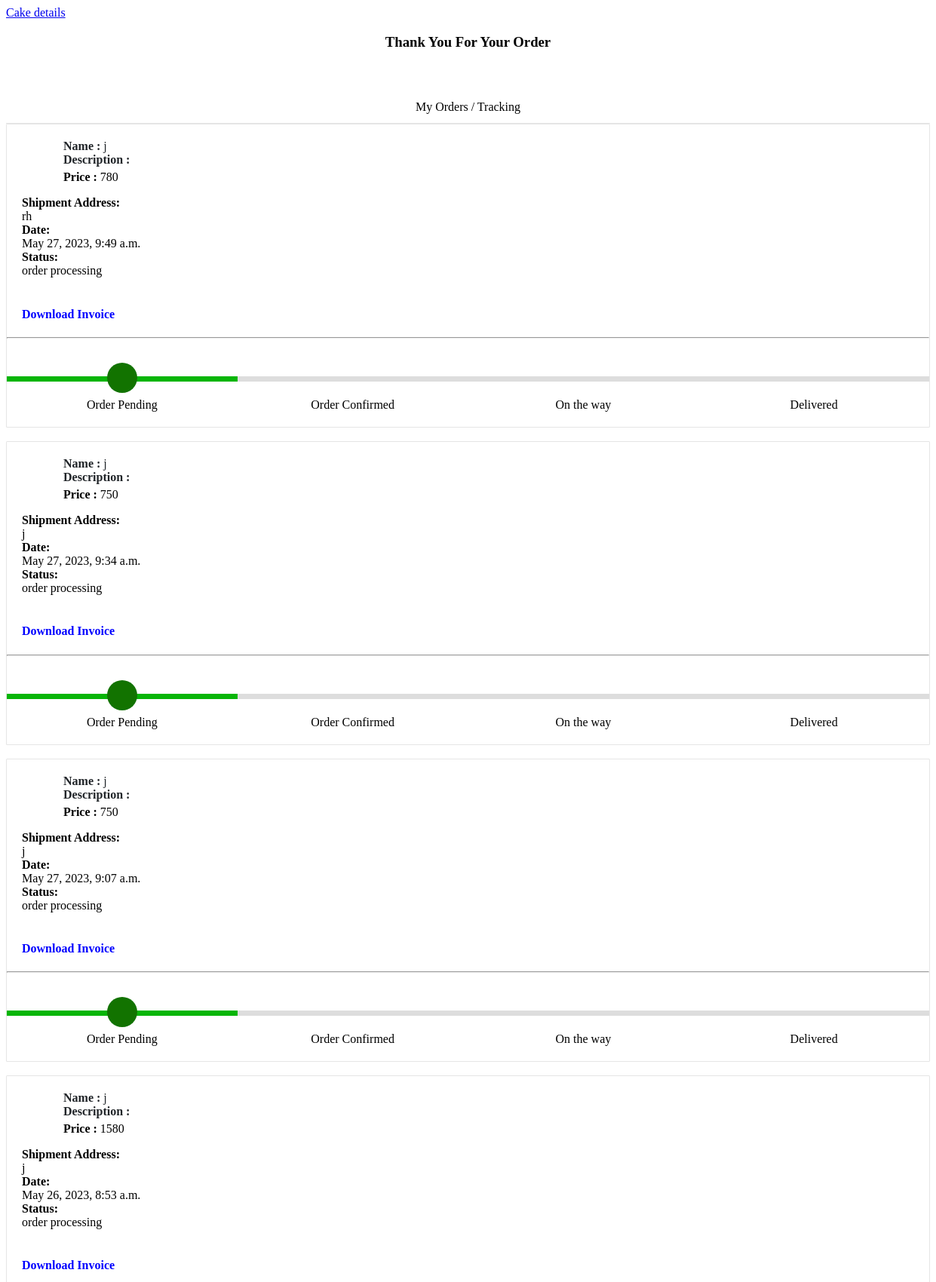
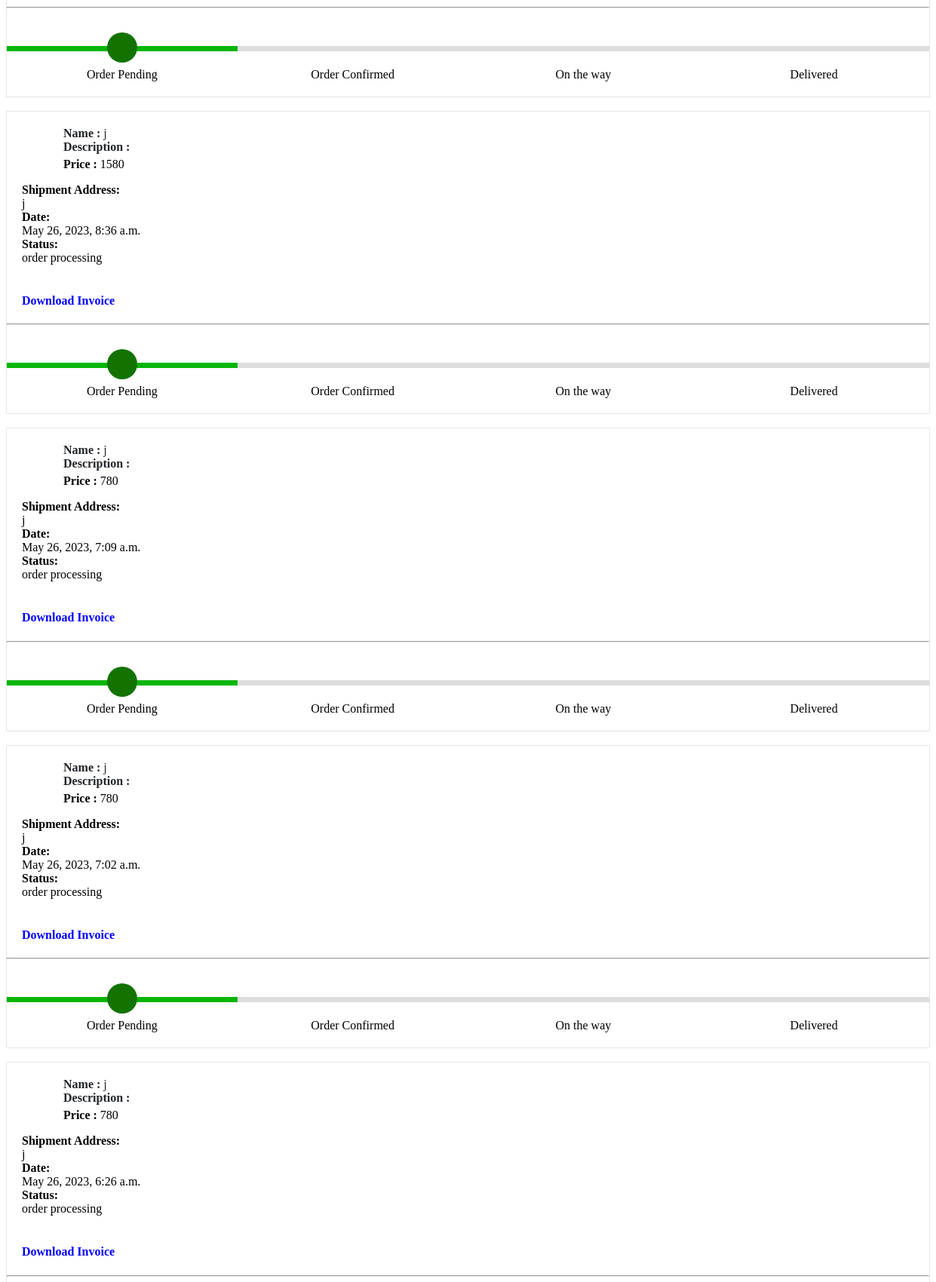
Page /user_order_status (signed in, upper part) on the committed database (2 pictures, top to bottom).
### cakebooking/devas/models.py (models this page shows)
class registration(models.Model):
    user_id = models.IntegerField(primary_key=True)
    fname = models.CharField(max_length=90)
    lname = models.CharField(max_length=90)
    contact = models.IntegerField()
    address = models.CharField(max_length=100)
    pin = models.IntegerField()
    email = models.CharField(max_length=40)
    passwd = models.CharField(max_length=40)
    confirmpasswd= models.CharField(max_length=40)
    def __str__(self):
        return self.fname

class Orders(models.Model):
    cart = models.ForeignKey(cart, on_delete=models.CASCADE)
    customer = models.ForeignKey(registration, on_delete=models.CASCADE)
    total = models.PositiveIntegerField()
    order_status = models.CharField(max_length=50, choices=ORDER_STATUS)
    created_at = models.DateTimeField(auto_now_add=True)
    address = models.CharField(max_length=100, default="ssss")
    mobile  = models.CharField(max_length=50, default="45678")

### cakebooking/devas/views.py (the view)
# urls.py: path('user_order_status', views.user_order_status),
def user_order_status(request):
    up = registration.objects.get(email=request.session['user_name'])
    u = registration.objects.filter(email=request.session['user_name'])
    print(up.email)
    user_d = Orders.objects.filter(customer=up).order_by('-id')
    for i in user_d:
        print(i.customer)
        print(i.total)
    context = {'order_status': user_d, 'uname': u}
    return render(request, './devas/user_order_status.html', context)

### cakebooking/devas/templates/devas/user_order_status.html (shortened to what this page needs)
{%load static%}
<html>
    <body>
<section id="services" class="services section-bg">
<a href="user_cake_details">Cake details</a>
<br>
    {% for x in uname %}
<h3 style="text-align:center;">Thank You For Your Order  <strong>{{ x.name }}</strong> </h3> <br><br>
    {% endfor %}
<div class="container">
    <header class="card-header" style="text-align:center;"> My Orders / Tracking </header>
    {% for x in order_status %}
    <article class="card">
        <div class="card-body">
            <ul class="row" style="margin-left:20px;margin-top:20px;">
                <li class="col-md-4">
                  <figure class="itemside mb-3">
                      <figcaption class="info align-self-center">
                          <p class="title"><strong>Name : </strong>{{x.customer}} <br>
                              <strong>Description : </strong></p> <span class=""><strong>Price : </strong>{{x.total}} </span>
                          <BR>
                      </figcaption>
                  </figure>
                </li>
                <li class="col-md-4">
                    <div class="col"> <strong>Shipment Address:</strong> <br> {{x.address}}</div>
                     <div class="col"> <strong>Date:</strong> <br> {{x.created_at }}</div>
                </li>
                <li class="col-md-4">
                    <div class="col"> <strong>Status:</strong> <br> {{x.order_status}} </div> <br>
                    <h4><a style="text-decoration:none; color:blue;" href="" >Download Invoice</a></h4>
                </li>
            </ul>
            <hr>
            <div class="track">
                {%if x.order_status == 'order processing' %}
                <div class="step active"> <span class="icon">  </span> <span class="text">Order Pending</span> </div>
                <div class="step  "> <span class="icon">  </span> <span class="text"> Order Confirmed</span> </div>
                <div class="step "> <span class="icon">  </span> <span class="text"> On the way </span> </div>
                <div class="step "> <span class="icon">  </span> <span class="text">Delivered</span> </div>
                {%endif%}
            </div>
        </div>
    </article><br>
    {%endfor%}
</div>
<br><br><br><br><br>
</section>
</body>
</html>

### cakebooking/devas/templates/devas/user_order_status.html (style rules this page uses)
.container { margin-top: 0px; margin-bottom: 0px }
.card { position: relative; display: -webkit-box; display: -ms-flexbox; display: flex; -webkit-box-orient: vertical; -webkit-box-direction: normal; -ms-flex-direction: column; flex-direction: column; min-width: 0; word-wrap: break-word; background-color: #fff; background-clip: border-box; border: 1px solid rgba(0, 0, 0, 0.1); border-radius: 0.10rem }
.card-header:first-child { border-radius: calc(0.37rem - 1px) calc(0.37rem - 1px) 0 0 }
.card-header { padding: 0.75rem 1.25rem; margin-bottom: 0; background-color: #fff; border-bottom: 1px solid rgba(0, 0, 0, 0.1) }
.track { position: relative; background-color: #ddd; height: 7px; display: -webkit-box; display: -ms-flexbox; display: flex; margin-bottom: 60px; margin-top: 50px }
.track .step { -webkit-box-flex: 1; -ms-flex-positive: 1; flex-grow: 1; width: 25%; margin-top: -18px; text-align: center; position: relative }
.track .step.active:before { background:rgb(7, 181, 7); }
.track .step::before { height: 7px; position: absolute; content: ""; width: 100%; left: 0; top: 18px }
.track .step.active .icon { background: #127300; color: #fff }
.track .icon { display: inline-block; width: 40px; height: 40px; line-height: 40px; position: relative; border-radius: 100%; background: #ddd padding: 0 0 0 11px; }
.track .step.active .text { font-weight: 400; color: #000 }
.track .text { display: block; margin-top: 7px }
.itemside { position: relative; display: -webkit-box; display: -ms-flexbox; display: flex; width: 100% }
ul.row, ul.row-sm { list-style: none; padding: 0 }
.itemside .info { padding-left: 15px; padding-right: 7px }
.itemside .title { display: block; margin-bottom: 5px; color: #212529 }
p { margin-top: 0; margin-bottom: 1rem }

### rows in the picture
Orders: customer "j", total "780", address "rh", created_at "May 27, 2023, 9:49 a.m.", order_status "order processing", shows "Order Pending"
Orders: customer "j", total "750", address "j", created_at "May 27, 2023, 9:34 a.m.", order_status "order processing", shows "Order Pending"
Orders: customer "j", total "750", address "j", created_at "May 27, 2023, 9:07 a.m.", order_status "order processing", shows "Order Pending"
Orders: customer "j", total "1580", address "j", created_at "May 26, 2023, 8:53 a.m.", order_status "order processing", shows "Order Pending"
Orders: customer "j", total "1580", address "j", created_at "May 26, 2023, 8:36 a.m.", order_status "order processing", shows "Order Pending"
Orders: customer "j", total "780", address "j", created_at "May 26, 2023, 7:09 a.m.", order_status "order processing", shows "Order Pending"
Orders: customer "j", total "780", address "j", created_at "May 26, 2023, 7:02 a.m.", order_status "order processing", shows "Order Pending"
Orders: customer "j", total "780", address "j", created_at "May 26, 2023, 6:26 a.m.", order_status "order processing"
